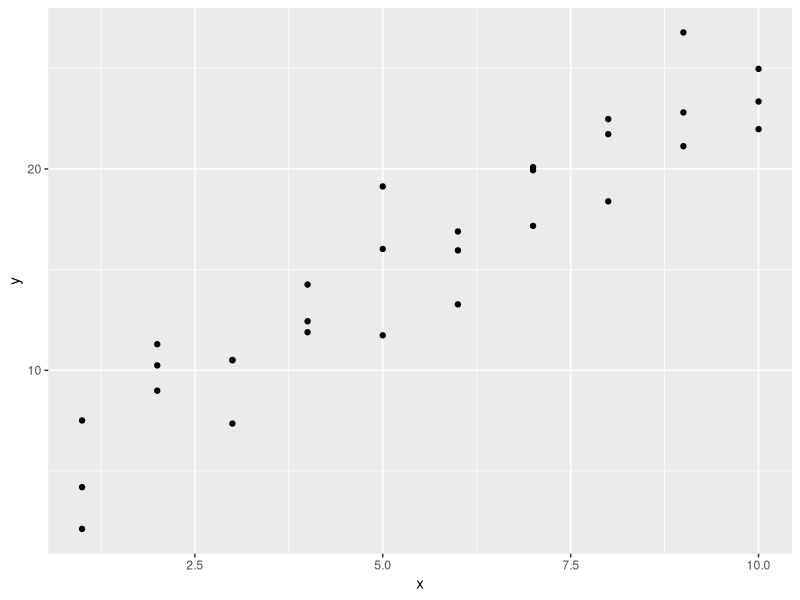
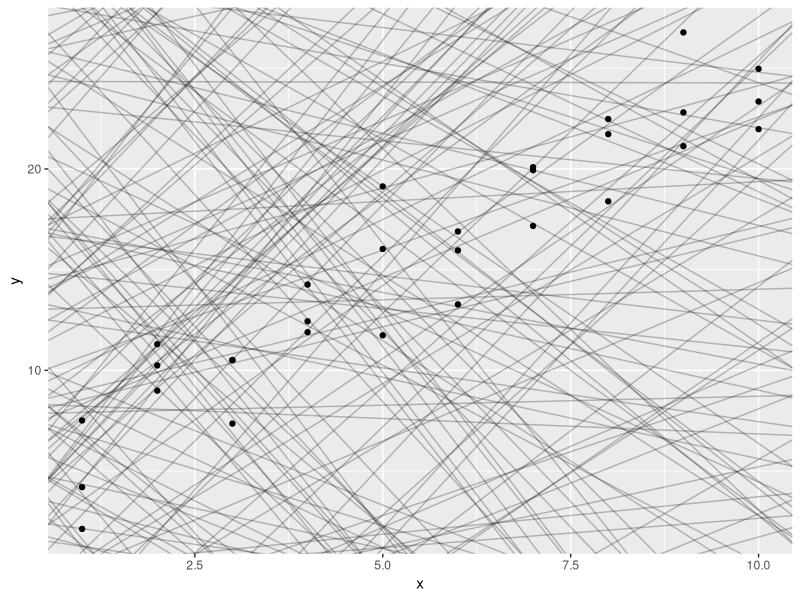
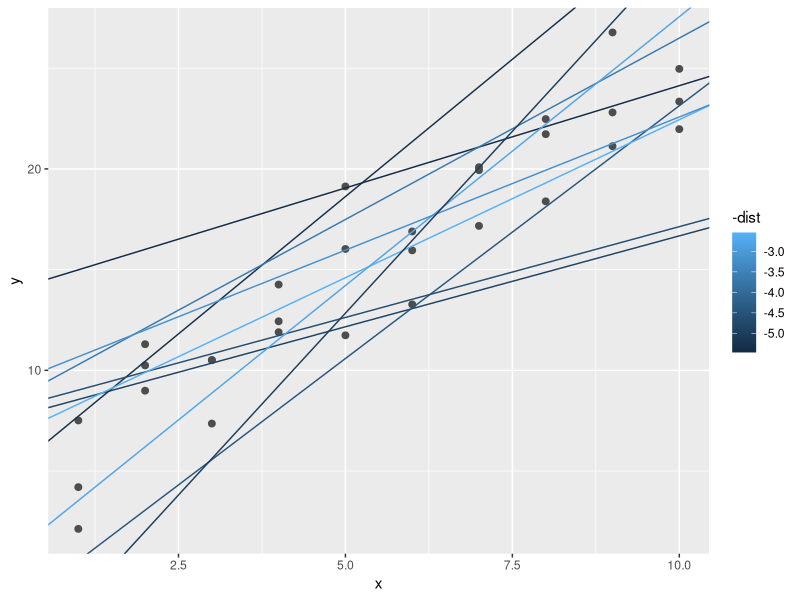
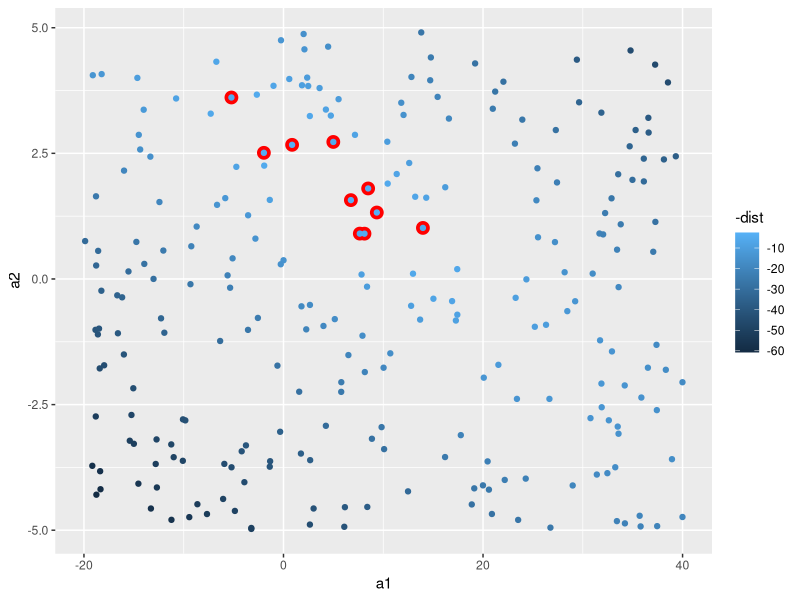
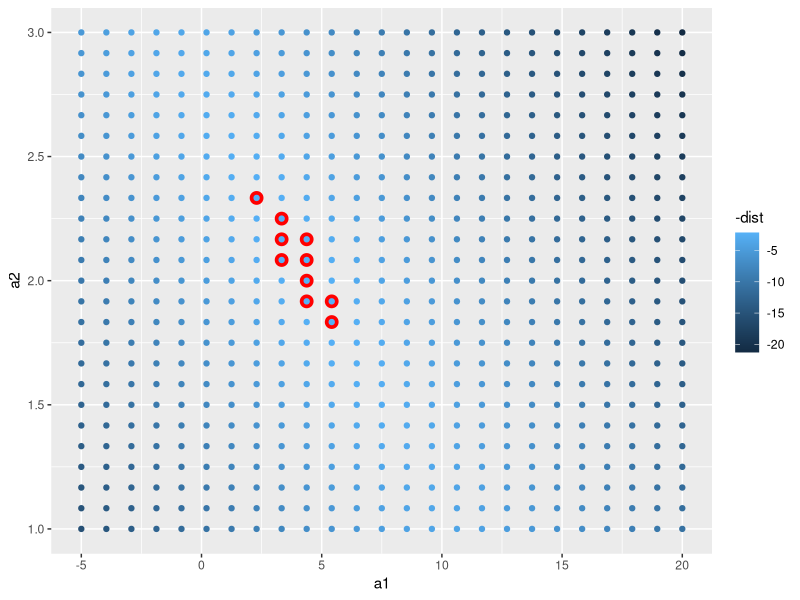
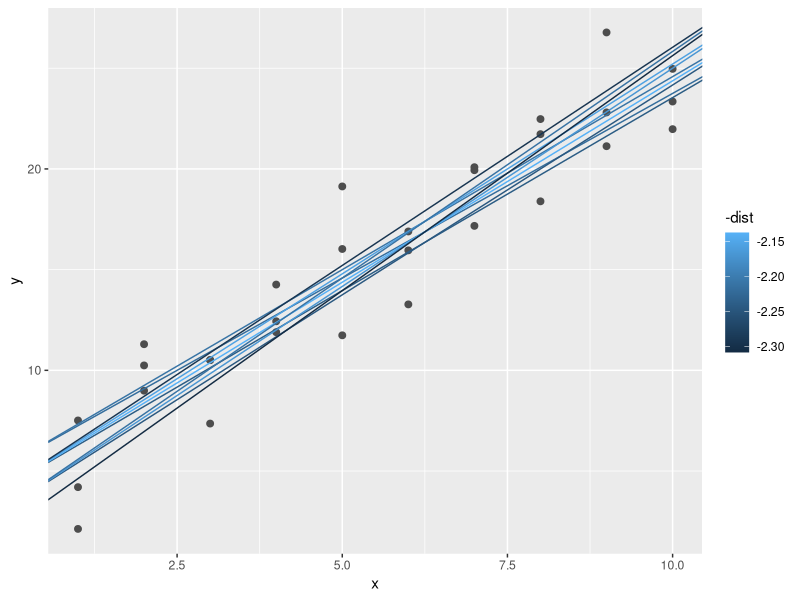
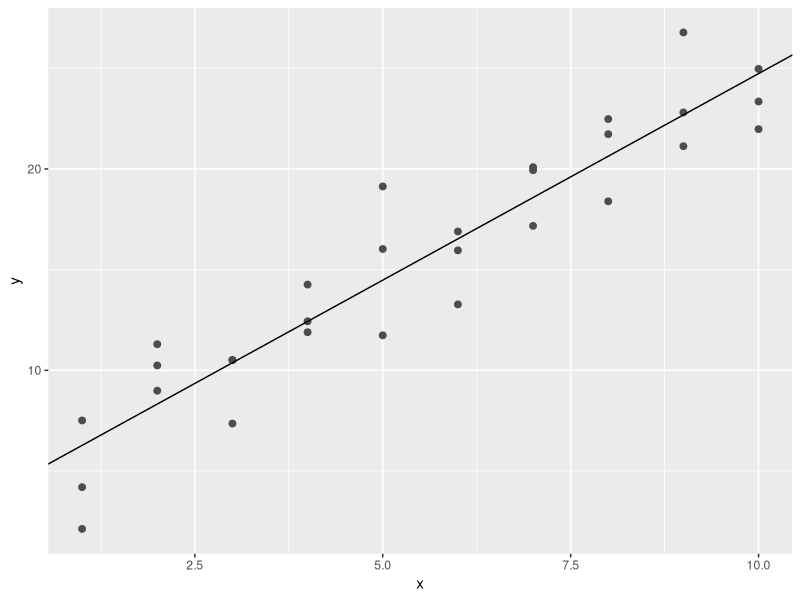
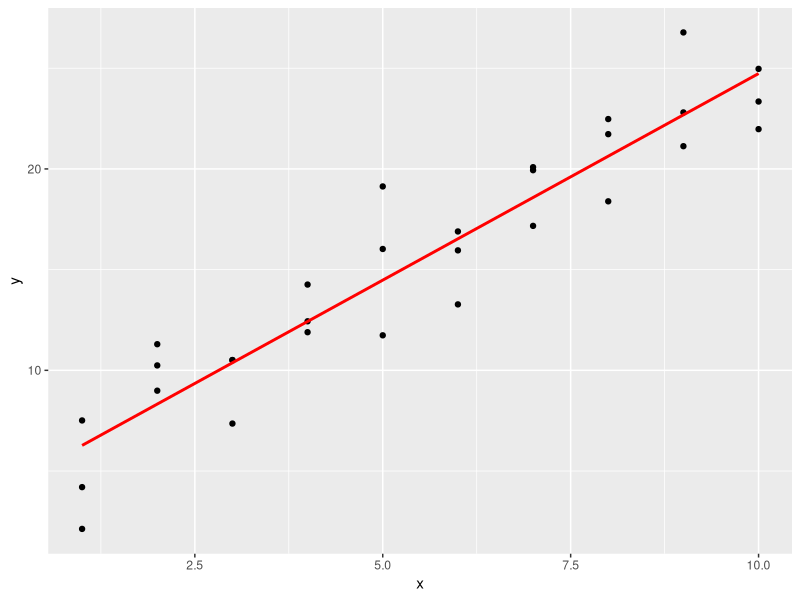

Source code (R) for these figures, in order:
## ---- chunk 1
knitr::opts_chunk$set(echo = TRUE)
## ---- chunk 2

library(tidyverse)

library(modelr)

options(na.action = na.warn)
## ---- chunk 3

ggplot(sim1, aes(x, y)) + # sim1 viene con modelr
  geom_point()
## ---- chunk 4

# armamos un tibble con la columna a1 y la columna a2 generadas al azar como dos variables uniformes, una va entre -20 y 40 y la otra entre -5 y 5 Al ser uniformes, la probabilidad de que salga cualquiera de los numeros en ese rango es la misma
models <- tibble(
  a1 = runif(250, -20, 40),
  a2 = runif(250, -5, 5)
)

# Al grafico de los puntos iniciales, le agregamos rectas al azar con ordenada al origen a1 y pendiente a2. Un bardito.
ggplot(sim1, aes(x, y)) + 
  geom_abline(aes(intercept = a1, slope = a2), data = models, alpha = 1/4) +
  geom_point() 

## ---- chunk 5

model1 <- function(a, data) {
  a[1] + data$x * a[2]
}
model1(c(7, 1.5), sim1)

## ---- chunk 6

measure_distance <- function(mod, data) {
  diff <- data$y - model1(mod, data)
  sqrt(mean(diff ^ 2))
}
measure_distance(c(7, 1.5), sim1)
## ---- chunk 7

sim1_dist <- function(a1, a2) {
  measure_distance(c(a1, a2), sim1)
}

# usamos purrr con la helper function sim1_dist que toma 2 parametros double
models <- models %>% 
  mutate(dist = purrr::map2_dbl(a1, a2, sim1_dist))
models
## ---- chunk 8

ggplot(sim1, aes(x, y)) + 
  geom_point(size = 2, colour = "grey30") + 
  geom_abline(
    aes(intercept = a1, slope = a2, colour = -dist), 
    data = filter(models, rank(dist) <= 10)
  )
## ---- chunk 9

ggplot(models, aes(a1, a2)) +
  geom_point(data = filter(models, rank(dist) <= 10), size = 4, colour = "red") +
  geom_point(aes(colour = -dist))
## ---- chunk 10

# los parametros para la grilla salen de mirar el grafico anterior y ver donde estaban los mejores parámetros
# expand.grid es una funcion de R base que crea un dataframe de todas las combinaciones de dos factores
grid <- expand.grid(
  a1 = seq(-5, 20, length = 25),
  a2 = seq(1, 3, length = 25)
  ) %>% 
  mutate(dist = purrr::map2_dbl(a1, a2, sim1_dist))

grid %>% 
  ggplot(aes(a1, a2)) +
  geom_point(data = filter(grid, rank(dist) <= 10), size = 4, colour = "red") +
  geom_point(aes(colour = -dist)) 

## ---- chunk 11

ggplot(sim1, aes(x, y)) + 
  geom_point(size = 2, colour = "grey30") + 
  geom_abline(
    aes(intercept = a1, slope = a2, colour = -dist), 
    data = filter(grid, rank(dist) <= 10)
  )

## ---- chunk 12

best <- optim(c(0, 0), measure_distance, data = sim1)
best$par

ggplot(sim1, aes(x, y)) + 
  geom_point(size = 2, colour = "grey30") + 
  geom_abline(intercept = best$par[1], slope = best$par[2])
## ---- chunk 13
# lm() usa formulas, en este caso y ~ x es la forma de escribir y = a_1 + a_2 * x
sim1_mod <- lm(y ~ x, data = sim1)
coef(sim1_mod)
## ---- chunk 14
grid <- sim1 %>% 
  data_grid(x) 
grid
## ---- chunk 15
grid <- grid %>% 
  add_predictions(sim1_mod) 
grid
## ---- chunk 16
ggplot(sim1, aes(x)) +
  geom_point(aes(y = y)) +
  geom_line(aes(y = pred), data = grid, colour = "red", size = 1)
## ---- chunk 17
# add_residuals de modelr agrega residuales
sim1 <- sim1 %>% 
  add_residuals(sim1_mod)
sim1
## ---- chunk 18
ggplot(sim1, aes(resid)) + 
  geom_freqpoly(binwidth = 0.5)
## ---- chunk 19
ggplot(sim1, aes(x, resid)) + 
  geom_ref_line(h = 0) +
  geom_point()
## ---- chunk 20
df <- tribble(
  ~y, ~x1, ~x2,
  4, 2, 5,
  5, 1, 6
)
model_matrix(df, y ~ x1 + x2)
## ---- chunk 21
model_matrix(df, y ~ x1 + x2 - 1)
## ---- chunk 22
df <- tribble(
  ~ color, ~ response,
  "verde", 1,
  "violeta", 2,
  "verde", 1
)
model_matrix(df, response ~ color)
## ---- chunk 23
# la base sim2 es de modelr
ggplot(sim2) + 
  geom_point(aes(x, y))
## ---- chunk 24
model_matrix(sim2, y ~ x)
## ---- chunk 25
mod2 <- lm(y ~ x, data = sim2)

grid <- sim2 %>% 
  data_grid(x) %>% 
  add_predictions(mod2)
grid
## ---- chunk 26
ggplot(sim2, aes(x)) + 
  geom_point(aes(y = y)) +
  geom_point(data = grid, aes(y = pred), colour = "red", size = 4)
## ---- chunk 27
ggplot(sim3, aes(x1, y)) + 
  geom_point(aes(colour = x2))
## ---- chunk 28
mod1 <- lm(y ~ x1 + x2, data = sim3)
mod2 <- lm(y ~ x1 * x2, data = sim3)
## ---- chunk 29
grid <- sim3 %>% 
# a data_grid hay que pasarle las dos predictoras para que genere valores para las combinaciones de ambas variables
   data_grid(x1, x2) %>%
# gather_predictions genera predicciones para ambos modelos y los pone en una sola columna. Tiene a su amiga spread_predictions que las pone en una columna para mod1 y otra para mod2
  gather_predictions(mod1, mod2)
grid
## ---- chunk 30
ggplot(sim3, aes(x1, y, colour = x2)) + 
  geom_point() + 
  geom_line(data = grid, aes(y = pred)) + 
  facet_wrap(~ model)
## ---- chunk 31
sim3 <- sim3 %>% 
  gather_residuals(mod1, mod2)

ggplot(sim3, aes(x1, resid, colour = x2)) + 
  geom_point() + 
  facet_grid(model ~ x2)
## ---- chunk 32
mod1 <- lm(y ~ x1 + x2, data = sim4)
mod2 <- lm(y ~ x1 * x2, data = sim4)

grid <- sim4 %>% 
  data_grid(
    x1 = seq_range(x1, 5), 
    x2 = seq_range(x2, 5) 
  ) %>% 
  gather_predictions(mod1, mod2)
grid
## ---- chunk 33
seq_range(c(0.0123, 0.923423), n = 5)
seq_range(c(0.0123, 0.923423), n = 5, pretty = TRUE)
## ---- chunk 34
x1 <- rcauchy(100)
seq_range(x1, n = 5)
seq_range(x1, n = 5, trim = 0.10)
seq_range(x1, n = 5, trim = 0.25)
seq_range(x1, n = 5, trim = 0.50)
## ---- chunk 35
x2 <- c(0, 1)
seq_range(x2, n = 5)
seq_range(x2, n = 5, expand = 0.10)
seq_range(x2, n = 5, expand = 0.25)
seq_range(x2, n = 5, expand = 0.50)
## ---- chunk 36
ggplot(grid, aes(x1, x2)) + 
  geom_tile(aes(fill = pred)) + 
  facet_wrap(~ model)
## ---- chunk 37
ggplot(grid, aes(x1, pred, colour = x2, group = x2)) + 
  geom_line() +
  facet_wrap(~ model)

ggplot(grid, aes(x2, pred, colour = x1, group = x1)) + 
  geom_line() +
  facet_wrap(~ model)
## ---- chunk 38
df <- tribble(
  ~y, ~x,
   1,  1,
   2,  2, 
   3,  3,
   4,  4
)
model_matrix(df, y ~ x^2 + x)
model_matrix(df, y ~ I(x^2) + x)
## ---- chunk 39
model_matrix(df, y ~ poly(x, 3))
## ---- chunk 40
library(splines)
model_matrix(df, y ~ ns(x, 3))
## ---- chunk 41
sim5 <- tibble(
  x = seq(0, 3.5 * pi, length = 50),
  y = 4 * sin(x) + rnorm(length(x))
)

ggplot(sim5, aes(x, y)) +
  geom_point()
## ---- chunk 42
mod1 <- lm(y ~ ns(x, 1), data = sim5)
mod2 <- lm(y ~ ns(x, 2), data = sim5)
mod3 <- lm(y ~ ns(x, 3), data = sim5)
mod4 <- lm(y ~ ns(x, 4), data = sim5)
mod5 <- lm(y ~ ns(x, 5), data = sim5)

grid <- sim5 %>% 
  data_grid(x = seq_range(x, n = 50, expand = 0.1)) %>% 
  gather_predictions(mod1, mod2, mod3, mod4, mod5, .pred = "y")

ggplot(sim5, aes(x, y)) + 
  geom_point() +
  geom_line(data = grid, colour = "red") +
  facet_wrap(~ model)
## ---- chunk 43
df <- tribble(
  ~x, ~y,
  1, 2.2,
  2, NA,
  3, 3.5,
  4, 8.3,
  NA, 10
)

mod <- lm(y ~ x, data = df)
## ---- chunk 44
mod <- lm(y ~ x, data = df, na.action = na.exclude)
## ---- chunk 45
nobs(mod)
